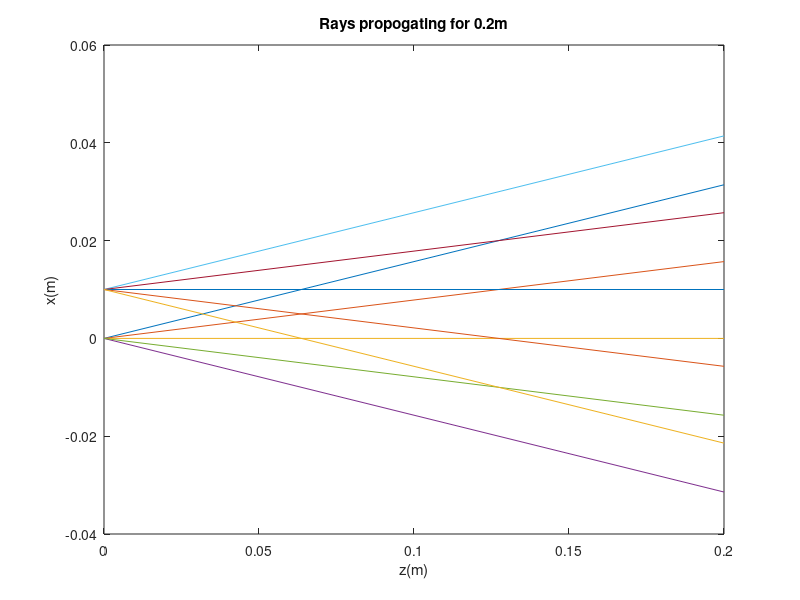

The MATLAB source for this figure:
close all
%% File to simulate rays propogating in xz plane

d = 0.2;

% Setup rays for all position 0 ones
ray1 = [0; pi/20; 0; 0];
ray2 = [0; pi/40; 0; 0];
ray3 = [0; 0; 0; 0];
ray4 = [0; -pi/20; 0; 0];
ray5 = [0; -pi/40; 0; 0];

% Rays for 10mm
ray6 = [10*10^-3; pi/20; 0; 0];
ray7 = [10*10^-3; pi/40; 0; 0];
ray8 = [10*10^-3; 0; 0; 0];
ray9 = [10*10^-3; -pi/40; 0; 0];
rayA = [10*10^-3; -pi/20; 0; 0];

Md = [1, d, 0, 0; 0, 1, 0, 0; 0, 0, 1, d; 0, 0, 0, 1];

allRays = [ray1, ray2, ray3, ray4, ray5, ray6, ray7, ray8, ray9, rayA];

rayP = Md*allRays;
%     ray1(:, 2) = Md*ray1(:, 1);
%     ray2(:, 2) = Md*ray2(:, 1);
%     ray3(:, 2) = Md*ray3(:, 1);
%     ray4(:, 2) = Md*ray4(:, 1);
%     ray5(:, 2) = Md*ray5(:, 1);
%     ray6(:, 2) = Md*ray6(:, 1);
%     ray7(:, 2) = Md*ray7(:, 1);
%     ray8(:, 2) = Md*ray8(:, 1);
%     ray9(:, 2) = Md*ray9(:, 1);
%     rayA(:, 2) = Md*rayA(:, 1);

figure;
%plot(0:0.2:0.2, [ray1(1, :)', ray2(1, :)', ray3(1, :)', ray4(1, :)', ray5(1, :)', ray6(1, :)', ray7(1, :)', ray8(1, :)', ray9(1, :)', rayA(1, :)']);
plot(0:0.2:0.2, [allRays(1, :)', rayP(1, :)']);
xlabel("z(m)");
ylabel("x(m)");
title("Rays propogating for 0.2m");
